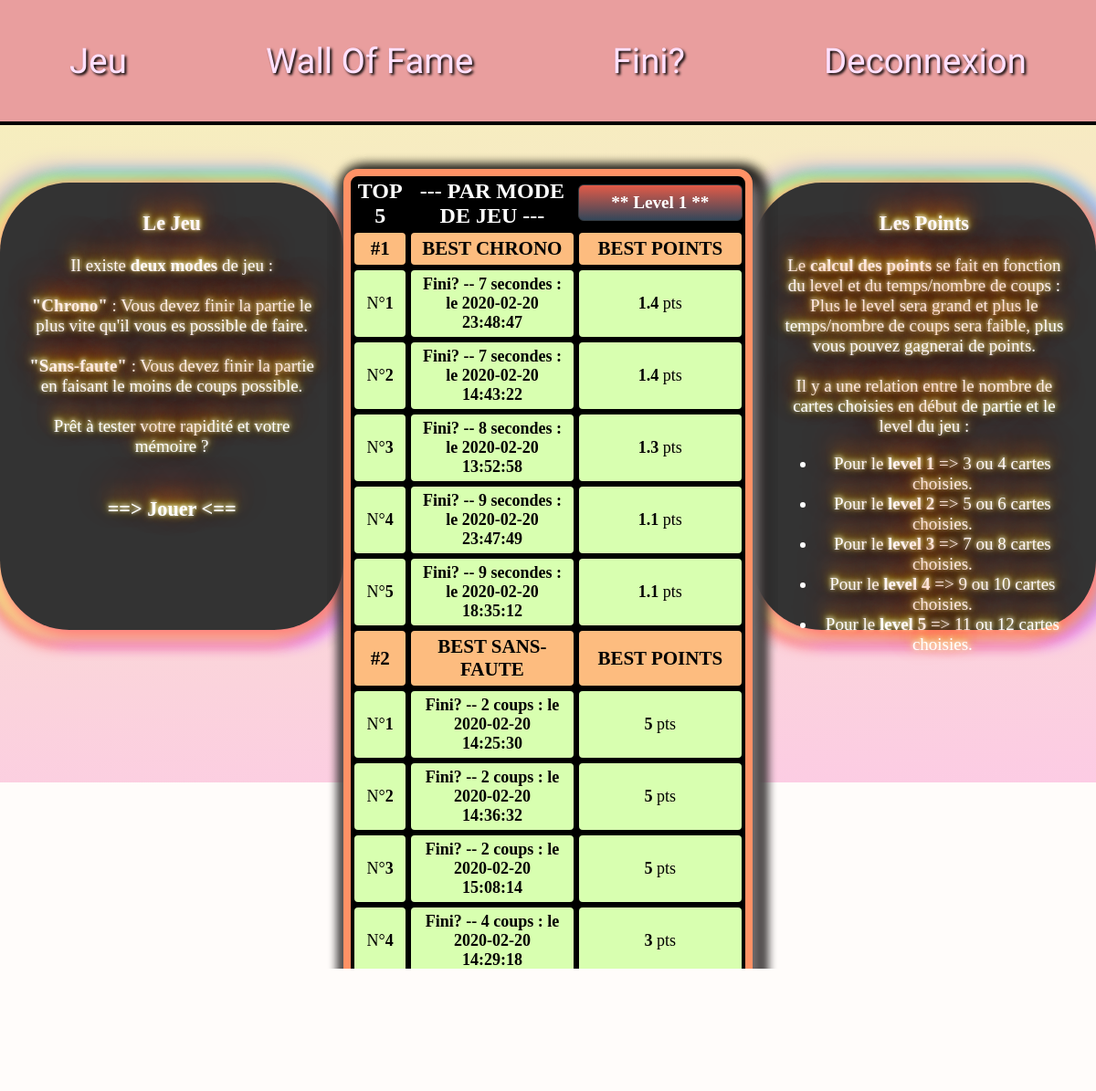
/profil.php (signed in), run on the app's committed database.
### tables this page shows
CREATE TABLE IF NOT EXISTS `besttime` (
  `Id` int(11) NOT NULL AUTO_INCREMENT,
  `login` varchar(25) NOT NULL,
  `temps` int(11) NOT NULL,
  `level` int(11) NOT NULL,
  `points` double NOT NULL,
  `defi` varchar(25) NOT NULL,
  `id_utilisateur` int(11) NOT NULL,
  `date` datetime DEFAULT NULL,
  PRIMARY KEY (`Id`)
);

CREATE TABLE IF NOT EXISTS `besttentative` (
  `Id` int(11) NOT NULL AUTO_INCREMENT,
  `login` varchar(25) NOT NULL,
  `nb_tentative` int(11) NOT NULL,
  `level` int(11) NOT NULL,
  `points` int(11) NOT NULL,
  `defi` varchar(25) NOT NULL,
  `id_utilisateur` int(11) NOT NULL,
  `date` datetime DEFAULT NULL,
  PRIMARY KEY (`Id`)
);

### profil.php (the view, shortened to what this page needs)
<html>
<head>
	<link rel="stylesheet" href="walloffame.css">
	<link rel="stylesheet" type="text/css" href="memo.css">
</head>
<body>
<?php
include('header.php');
if(isset($_SESSION['login'])){
?>
<main id="main-profil">
<br>
<section class="section">
<article class="textprofil">
    <h1>Le Jeu</h1>
    <p> Il existe <b>deux modes</b> de jeu : <br><br>
<b>"Chrono"</b> : Vous devez finir la partie le plus vite qu'il vous es possible de faire. <br><br>
<b>"Sans-faute"</b> : Vous devez finir la partie en faisant le moins de coups possible. <br><br>
Prêt à tester votre rapidité et votre mémoire ? <br><br> <a href="index.php?chang=true"><h1>==> Jouer <==</h1></a>
</p>
</article>
<table class="tableprofil">
        <th class="col1">TOP 5</th>
        <th class="col1"> --- PAR MODE DE JEU --- </th>
            <th>
                <ul id="menu-accordeon">
                    <li><a href="#">** <?php if(!isset($_GET['level'])){ echo 'Level 1';} else{echo 'Level '.$_GET['level'];} ?> **</a>
                    </li>
            </th>
        <?php
        if(isset($_GET['tab'])){
            if($_GET['tab']=='1' and $_GET['type']=="time" and $_GET['level']==1){
                $level=1;
            }
            if($_GET['tab']=='1' and $_GET['type']=="time" and $_GET['level']==2){
                $level=2;
            }
            if($_GET['tab']=='1' and $_GET['type']=="time" and $_GET['level']==3){
                $level=3;
            }
            if($_GET['tab']=='1' and $_GET['type']=="time" and $_GET['level']==4){
                $level=4;
            }
            if($_GET['tab']=='1' and $_GET['type']=="time" and $_GET['level']==5){
                $level=5;
            }
            }
            else{
                $level=1;
            }
        $connexion=mysqli_connect('localhost','root','','memory');
        $requete="SELECT login,points,temps,date FROM besttime WHERE level='".$level."' and login='".$_SESSION['login']."' ORDER BY points DESC";
        $query=mysqli_query($connexion,$requete);
        $resultatlevel2=mysqli_fetch_all($query);
        $n=1;
        $k=0;
        echo '<tr><td class="thead">'.'<b>#1</b>'.'</td><td class="thead">'.'BEST CHRONO'.'</td><td class="thead">'.'BEST POINTS'.'</td></tr>';
        if(isset($resultatlevel2)){
        while ($n<=5){
        while($k<count($resultatlevel2) and $n<=5){
            echo '<tr><td  class="num1">'.'N°<b>'.$n.'</b></td><td class="num1"><b> '.ucfirst($resultatlevel2[0][0]).' -- '.$resultatlevel2[$k][2].' secondes : le '.$resultatlevel2[$k][3].' </b></td><td class="num1"><b>'.$resultatlevel2[$k][1].'</b> pts '.'</td></tr>';
            ++$k;
            ++$n;
        }
            }
        }
        $connexion=mysqli_connect('localhost','root','','memory');
        $requete1="SELECT login,points,nb_tentative,date FROM besttentative WHERE level='".$level."' and login='".$_SESSION['login']."' ORDER BY points DESC";
        $query=mysqli_query($connexion,$requete1);
        $resultat1=mysqli_fetch_all($query);
        if(isset($resultat1)){
        $n=1;
        $k=0;
        echo '<tr><td class="thead">'.'<b>#2</b>'.'</td><td class="thead">'.'BEST SANS-FAUTE'.'</td><td class="thead">'.'BEST POINTS'.'</td></tr>';
        while ($n<=5){
        while($k<count($resultat1) and $n<=5){
            echo '<tr><td  class="num1">'.'N°<b>'.$n.'</b></td><td class="num1"><b> '.ucfirst($resultat1[0][0]).' -- '.$resultat1[$k][2].' coups : le '.$resultat1[$k][3].' </b></td><td class="num1"><b>'.$resultat1[$k][1].'</b> pts '.'</td></tr>';
            ++$n;
            $k++;
        }
        if($k==count($resultat1)){
            echo '<tr><td  class="num1bis">'.'N°<b>'.$n.'</b></td><td class="num1bis">'.''.'</td><td class="num1bis">'.''.'</td></tr>';
            ++$n;
                }
            }
        }
        ?>
</table>
<article class="textprofil">
<h1>Les Points</h1>
<p>
Le <b>calcul des points</b> se fait en fonction du level et du temps/nombre de coups : <br> Plus le level sera grand et plus le temps/nombre de coups sera faible, plus vous pouvez gagnerai de points.<br><br>
Il y a une relation entre le nombre de cartes choisies en début de partie et le level du jeu :
<ul>
    <li>Pour le <b>level 1</b> => 3 ou 4 cartes choisies.</li>
    <li>Pour le <b>level 2</b> => 5 ou 6 cartes choisies.</li>
    <li>Pour le <b>level 3</b> => 7 ou 8 cartes choisies.</li>
    <li>Pour le <b>level 4</b> => 9 ou 10 cartes choisies.</li>
    <li>Pour le <b>level 5</b> => 11 ou 12 cartes choisies.</li>
</ul>
</p>
</article>
</section>
<?php
}
else{
    echo 'La page profil n\'est accessible que si vous êtes connecté'.'<br/>';
}
?>
</main>
</body>

### walloffame.css (style rules this page uses)
body { background-color: rgba(255, 250, 246, 0.462); }
table,tr,td { border:2px black solid; border-radius: 6px; border:2px rgb(0, 0, 0) solid; }
table { margin: 65px auto 0px; border-radius: 1em 1em 1em 1em; border:8px rgb(255, 189, 158)solid; background-color: rgb(0, 0, 0); -webkit-box-shadow: 5px 5px 15px 5px #FF8080, -9px 5px 15px 5px #FFE488, -7px -5px 15px 5px #8CFF85, 12px -5px 15px 5px #80C7FF, 12px 10px 15px 7px #E488FF, -10px 10px 15px 7px #FF616B, -10px -7px 27px 1px #8E5CFF, 5px 5px 15px 5px rgba(0,0,0,0); box-shadow: 5px 5px 15px 5px #FF8080, -9px 5px 15px 5px #FFE488, -7px -5px 15px 5px #8CFF85, 12px -5px 15px 5px #80C7FF, 12px 10px 15px 7px #E488FF, -10px 10px 15px 7px #FF616B, -10px -7px 27px 1px #8E5CFF, 5px 5px 15px 5px rgba(0,0,0,0); }
a { color: white; text-decoration: none; }
#main-profil { height: 90%; background: linear-gradient(356deg, rgb(255, 189, 244) 0%, rgb(245, 244, 184) 100%); background-attachment: fixed; }
.tableprofil { margin: 30px 0px 0px 0px; border-radius: 1em 1em 1em 1em; border:8px rgb(255, 145, 101)solid; background-color: rgb(0, 0, 0); -webkit-box-shadow: 5px 5px 15px 5px #000000; box-shadow: 5px 15px 15px 5px #7c7575,5px 5px 15px 5px #000000f3,5px 5px 15px 5px #000000cc,5px 5px 15px 5px #00000064,5px 5px 15px 5px #00000048,5px 5px 15px 5px #00000017; z-index: 100000000000000; }
.thead { font-size:21px; font-weight: bold; background-color: rgb(253, 188, 127); }
.num1 { font-size:large; background-color: rgb(216, 255, 176); }
.num1bis { font-size:large; background-color: rgb(255, 244, 175); }
.col1 { color:white; font-size: x-large; }
td { padding: 5px 12px 5px 12px; border-radius: 6px; text-align: center; }
#menu-accordeon { padding:0; margin:0; list-style:none; text-align: center; width: 180px; }
#menu-accordeon li { background-image: linear-gradient(to bottom, rgb(226, 90, 72) 0%, rgb(52, 71, 90) 100%); border-radius: 6px; margin-bottom:2px; border:solid 1px #333A40; }
#menu-accordeon a { display:block; text-decoration: none; color: #fff; padding: 8px 0; font-family: verdana; font-size:1.2em; }

### memo.css (style rules this page uses)
body { margin: 0; }
.section { display: flex; flex-direction: row; }
.textprofil { text-align: center; font-size: 19px; padding: 10px 30px 10px; margin: 45px auto; width: 450px; height: 470px; background-color: bisque; border-radius: 4em; font-family: cursive; color: #FFFFFF; background: #333333; text-shadow: 0 -1px 4px #FFF, 0 -2px 10px #ff0, 0 -10px 20px #ff8000, 0 -18px 40px #F00; -webkit-box-shadow: 5px 5px 15px 5px #FF8080, -9px 5px 15px 5px #FFE488, -7px -5px 15px 5px #8CFF85, 12px -5px 15px 5px #80C7FF, 12px 10px 15px 7px #E488FF, -10px 10px 15px 7px #FF616B, -10px -7px 27px 1px #8E5CFF, 5px 5px 15px 5px rgba(0,0,0,0); box-shadow: 5px 5px 15px 5px #FF8080, -9px 5px 15px 5px #FFE488, -7px -5px 15px 5px #8CFF85, 12px -5px 15px 5px #80C7FF, 12px 10px 15px 7px #E488FF, -10px 10px 15px 7px #FF616B, -10px -7px 27px 1px #8E5CFF, 5px 5px 15px 5px rgba(0,0,0,0); }

### data on the page
besttime: login "Fini?", temps "7", date "2020-02-20 23:48:47", points "1.4"
besttime: temps "7", date "2020-02-20 14:43:22", points "1.4"
besttime: temps "8", date "2020-02-20 13:52:58", points "1.3"
besttime: temps "9", date "2020-02-20 23:47:49", points "1.1"
besttime: temps "9", date "2020-02-20 18:35:12", points "1.1"
besttentative: login "Fini?", nb_tentative "2", date "2020-02-20 14:25:30", points "5"
besttentative: nb_tentative "2", date "2020-02-20 14:36:32", points "5"
besttentative: nb_tentative "2", date "2020-02-20 15:08:14", points "5"
besttentative: nb_tentative "4", date "2020-02-20 14:29:18", points "3"

### other printed values
$_SESSION['login'] "Fini?"
